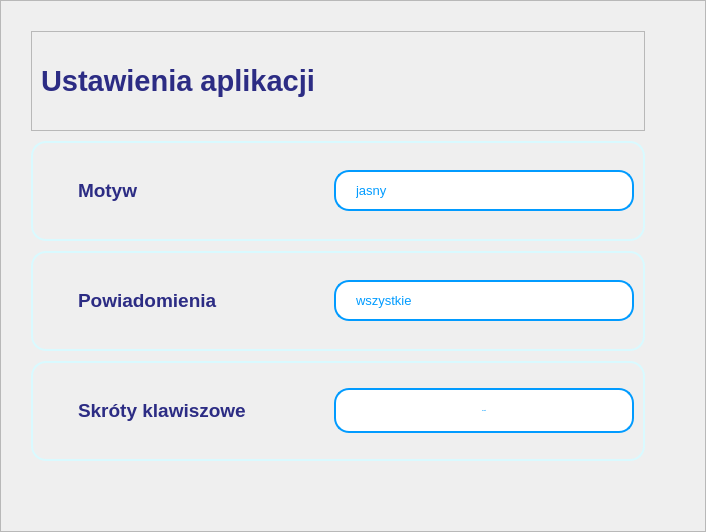
         <widget class="QWidget" name="str_ustawienia">
          <layout class="QVBoxLayout" name="verticalLayout_6">
           <property name="spacing">
            <number>0</number>
           </property>
           <property name="leftMargin">
            <number>0</number>
           </property>
           <property name="topMargin">
            <number>0</number>
           </property>
           <property name="rightMargin">
            <number>0</number>
           </property>
           <property name="bottomMargin">
            <number>0</number>
           </property>
           <item>
            <widget class="QFrame" name="str_ustawienia_srodek">
             <property name="minimumSize">
              <size>
               <width>700</width>
               <height>0</height>
              </size>
             </property>
             <property name="maximumSize">
              <size>
               <width>1600</width>
               <height>16777215</height>
              </size>
             </property>
             <property name="styleSheet">
              <string notr="true">#powiadomienia, #motyw, #skroty_klawiszowe {
	border-style:solid;
	border-radius:15px;
	border-width:2px;
	border-color: #D9FAFF;
}
#btn_skroty_klawiszowe {
	border-style:solid;
	border-width:2px;
	border-color:#019bff;
	color:#019bff;
}
QComboBox {
    background-color: white; /* Kolor tła */
    border-style: solid;
    border-width: 2px;
    border-color: #019bff;
    color: #019bff;
    padding: 10px 20px;
    border-radius: 15px; /* Zaokrąglenie krawędzi */
}
QComboBox:hover {
    background-color: #E6E6FF; /* Kolor tła po najechaniu myszką */
}
QComboBox:pressed {
    background-color: #CCCCFF; /* Kolor tła po kliknięciu */
}
QComboBox::drop-down {
    width: 20px; /* Szerokość obszaru na strzałkę */
    background-color: transparent; /* Przezroczysty kolor tła obszaru strzałki */
    border: none; /* Brak obramowania dla obszaru strzałki */
}
QComboBox::down-arrow {
    image: url(&quot;:/images/arrow_down.png&quot;); /* Użyj domyślnej ikony strzałki */
}
QComboBox QAbstractItemView {
    /* Styl dla menu rozwijanej listy */
    border: 2px solid #019bff; /* Grubość i kolor obramowania */
	border-radius:15px;
    background-color: white; /* Kolor tła */
    color: #019bff; /* Kolor tekstu */
    selection-background-color: #E6E6FF; /* Kolor tła po zaznaczeniu */
	selection-color: #019bff;
	padding:10px;
}
QComboBox QAbstractItemView::item {
	border-style:solid;
	border-color:black;
	border-width:2px;
    border-radius: 15px; /* Zaokrągla krawędzie elementów listy */
}
QFrame#srodek {
	background-color:white;
}
QFrame#lewo, QFrame#prawo {
	background-color: #E4FFFC;
}
QLabel {
	color: #2c2c84;
}
QLineEdit {
	border-style:solid;
	border-radius:15px;
	border-width:2px;
	padding-left:10px;
	padding-right:10px;
	border-color:#c7dcff;
	color: #2c2c84;
}
QLineEdit:focus {
	border-color: #019bff;
}
QPushButton {
	background-color: white; /* Kolor tła */
	border: none; /* Brak obramowania */
	color: white; /* Kolor czcionki */
	padding: 10px 20px; /* Wielkość przycisku */
	border-radius: 15px; /* Zaokrąglenie krawędzi */
}
QPushButton:hover {
	background-color: #E6E6FF; /* Kolor tła po najechaniu myszką */
}
QPushButton:pressed {
	background-color: #CCCCFF; /* Kolor tła po kliknięciu */
}
QPushButton#btn_usun_konto {
	background-color: #ff4d4d;
	color: white;
}
QPushButton:hover#btn_usun_konto {
	background-color: #cc3333;
}
QPushButton:pressed#btn_usun_konto {
	background-color: #993333;
}</string>
             </property>
             <property name="frameShape">
              <enum>QFrame::StyledPanel</enum>
             </property>
             <property name="frameShadow">
              <enum>QFrame::Raised</enum>
             </property>
             <layout class="QVBoxLayout" name="verticalLayout_11">
              <property name="spacing">
               <number>10</number>
              </property>
              <property name="leftMargin">
               <number>30</number>
              </property>
              <property name="topMargin">
               <number>30</number>
              </property>
              <property name="rightMargin">
               <number>60</number>
              </property>
              <property name="bottomMargin">
               <number>30</number>
              </property>
              <item>
               <widget class="QFrame" name="ustawienia_aplikacji">
                <property name="minimumSize">
                 <size>
                  <width>0</width>
                  <height>100</height>
                 </size>
                </property>
                <property name="maximumSize">
                 <size>
                  <width>16777215</width>
                  <height>100</height>
                 </size>
                </property>
                <property name="frameShape">
                 <enum>QFrame::StyledPanel</enum>
                </property>
                <property name="frameShadow">
                 <enum>QFrame::Raised</enum>
                </property>
                <widget class="QLabel" name="lb_ustawienia_aplikacji">
                 <property name="geometry">
                  <rect>
                   <x>10</x>
                   <y>0</y>
                   <width>776</width>
                   <height>100</height>
                  </rect>
                 </property>
                 <property name="minimumSize">
                  <size>
                   <width>0</width>
                   <height>100</height>
                  </size>
                 </property>
                 <property name="font">
                  <font>
                   <pointsize>22</pointsize>
                   <weight>75</weight>
                   <bold>true</bold>
                  </font>
                 </property>
                 <property name="text">
                  <string>Ustawienia aplikacji</string>
                 </property>
                </widget>
               </widget>
              </item>
              <item>
               <widget class="QFrame" name="motyw">
                <property name="minimumSize">
                 <size>
                  <width>0</width>
                  <height>100</height>
                 </size>
                </property>
                <property name="maximumSize">
                 <size>
                  <width>16777215</width>
                  <height>100</height>
                 </size>
                </property>
                <property name="frameShape">
                 <enum>QFrame::StyledPanel</enum>
                </property>
                <property name="frameShadow">
                 <enum>QFrame::Raised</enum>
                </property>
                <layout class="QHBoxLayout" name="horizontalLayout_10">
                 <item>
                  <widget class="QLabel" name="lb_ikona_motyw">
                   <property name="minimumSize">
                    <size>
                     <width>30</width>
                     <height>30</height>
                    </size>
                   </property>
                   <property name="maximumSize">
                    <size>
                     <width>30</width>
                     <height>30</height>
                    </size>
                   </property>
                   <property name="font">
                    <font>
                     <pointsize>8</pointsize>
                    </font>
                   </property>
                   <property name="text">
                    <string/>
                   </property>
                   <property name="pixmap">
                    <pixmap>../icons/icons_blue/sun.svg</pixmap>
                   </property>
                   <property name="scaledContents">
                    <bool>true</bool>
                   </property>
                  </widget>
                 </item>
                 <item>
                  <widget class="QLabel" name="lb_motyw">
                   <property name="minimumSize">
                    <size>
                     <width>0</width>
                     <height>45</height>
                    </size>
                   </property>
                   <property name="maximumSize">
                    <size>
                     <width>16777215</width>
                     <height>45</height>
                    </size>
                   </property>
                   <property name="font">
                    <font>
                     <pointsize>14</pointsize>
                     <weight>75</weight>
                     <bold>true</bold>
                    </font>
                   </property>
                   <property name="text">
                    <string>Motyw</string>
                   </property>
                  </widget>
                 </item>
                 <item>
                  <widget class="QComboBox" name="combo_motyw">
                   <property name="minimumSize">
                    <size>
                     <width>300</width>
                     <height>0</height>
                    </size>
                   </property>
                   <property name="maximumSize">
                    <size>
                     <width>300</width>
                     <height>16777215</height>
                    </size>
                   </property>
                   <property name="font">
                    <font>
                     <pointsize>10</pointsize>
                     <weight>50</weight>
                     <bold>false</bold>
                    </font>
                   </property>
                   <item>
                    <property name="text">
                     <string>jasny</string>
                    </property>
                   </item>
                   <item>
                    <property name="text">
                     <string>ciemny</string>
                    </property>
                   </item>
                   <item>
                    <property name="text">
                     <string>gradient</string>
                    </property>
                   </item>
                  </widget>
                 </item>
                </layout>
               </widget>
              </item>
              <item>
               <widget class="QFrame" name="powiadomienia">
                <property name="minimumSize">
                 <size>
                  <width>0</width>
                  <height>100</height>
                 </size>
                </property>
                <property name="maximumSize">
                 <size>
                  <width>16777215</width>
                  <height>100</height>
                 </size>
                </property>
                <property name="frameShape">
                 <enum>QFrame::StyledPanel</enum>
                </property>
                <property name="frameShadow">
                 <enum>QFrame::Raised</enum>
                </property>
                <layout class="QHBoxLayout" name="horizontalLayout_11">
                 <item>
                  <widget class="QLabel" name="lb_ikona_powiadomienia">
                   <property name="minimumSize">
                    <size>
                     <width>30</width>
                     <height>30</height>
                    </size>
                   </property>
                   <property name="maximumSize">
                    <size>
                     <width>30</width>
                     <height>30</height>
                    </size>
                   </property>
                   <property name="font">
                    <font>
                     <pointsize>8</pointsize>
                    </font>
                   </property>
                   <property name="text">
                    <string/>
                   </property>
                   <property name="pixmap">
                    <pixmap>../icons/icons_blue/bell.svg</pixmap>
                   </property>
                   <property name="scaledContents">
                    <bool>true</bool>
                   </property>
                  </widget>
                 </item>
                 <item>
                  <widget class="QLabel" name="lb_powiadomienia">
                   <property name="minimumSize">
                    <size>
                     <width>0</width>
                     <height>45</height>
                    </size>
                   </property>
                   <property name="maximumSize">
                    <size>
                     <width>16777215</width>
                     <height>45</height>
                    </size>
                   </property>
                   <property name="font">
                    <font>
                     <pointsize>14</pointsize>
                     <weight>75</weight>
                     <bold>true</bold>
                    </font>
                   </property>
                   <property name="text">
                    <string>Powiadomienia</string>
                   </property>
                  </widget>
                 </item>
                 <item>
                  <widget class="QComboBox" name="combo_motyw_2">
                   <property name="minimumSize">
                    <size>
                     <width>300</width>
                     <height>0</height>
                    </size>
                   </property>
                   <property name="maximumSize">
                    <size>
                     <width>300</width>
                     <height>16777215</height>
                    </size>
                   </property>
                   <property name="font">
                    <font>
                     <pointsize>10</pointsize>
                    </font>
                   </property>
                   <item>
                    <property name="text">
                     <string>wszystkie</string>
                    </property>
                   </item>
                   <item>
                    <property name="text">
                     <string>ważne zadania</string>
                    </property>
                   </item>
                   <item>
                    <property name="text">
                     <string>brak</string>
                    </property>
                   </item>
                  </widget>
                 </item>
                </layout>
               </widget>
              </item>
              <item>
               <widget class="QFrame" name="skroty_klawiszowe">
                <property name="minimumSize">
                 <size>
                  <width>0</width>
                  <height>100</height>
                 </size>
                </property>
                <property name="maximumSize">
                 <size>
                  <width>16777215</width>
                  <height>100</height>
                 </size>
                </property>
                <property name="frameShape">
                 <enum>QFrame::StyledPanel</enum>
                </property>
                <property name="frameShadow">
                 <enum>QFrame::Raised</enum>
                </property>
                <layout class="QHBoxLayout" name="horizontalLayout_12">
                 <item>
                  <widget class="QLabel" name="lb_ikona_klucz">
                   <property name="minimumSize">
                    <size>
                     <width>30</width>
                     <height>30</height>
                    </size>
                   </property>
                   <property name="maximumSize">
                    <size>
                     <width>30</width>
                     <height>30</height>
                    </size>
                   </property>
                   <property name="font">
                    <font>
                     <pointsize>8</pointsize>
                    </font>
                   </property>
                   <property name="text">
                    <string/>
                   </property>
                   <property name="pixmap">
                    <pixmap>../icons/icons_blue/key.svg</pixmap>
                   </property>
                   <property name="scaledContents">
                    <bool>true</bool>
                   </property>
                  </widget>
                 </item>
                 <item>
                  <widget class="QLabel" name="lb_skroty_klawiszowe">
                   <property name="minimumSize">
                    <size>
                     <width>250</width>
                     <height>45</height>
                    </size>
                   </property>
                   <property name="maximumSize">
                    <size>
                     <width>16777215</width>
                     <height>45</height>
                    </size>
                   </property>
                   <property name="font">
                    <font>
                     <pointsize>14</pointsize>
                     <weight>75</weight>
                     <bold>true</bold>
                    </font>
                   </property>
                   <property name="text">
                    <string>Skróty klawiszowe</string>
                   </property>
                  </widget>
                 </item>
                 <item>
                  <widget class="QPushButton" name="btn_skroty_klawiszowe">
                   <property name="minimumSize">
                    <size>
                     <width>300</width>
                     <height>45</height>
                    </size>
                   </property>
                   <property name="maximumSize">
                    <size>
                     <width>300</width>
                     <height>45</height>
                    </size>
                   </property>
                   <property name="font">
                    <font>
                     <pointsize>-1</pointsize>
                     <weight>99</weight>
                     <bold>true</bold>
                    </font>
                   </property>
                   <property name="text">
                    <string> Wyświetl</string>
                   </property>
                   <property name="icon">
                    <iconset>
                     <normaloff>../icons/icons_blue/info.svg</normaloff>../icons/icons_blue/info.svg</iconset>
                   </property>
                   <property name="iconSize">
                    <size>
                     <width>25</width>
                     <height>25</height>
                    </size>
                   </property>
                  </widget>
                 </item>
                </layout>
               </widget>
              </item>
              <item>
               <spacer name="verticalSpacer">
                <property name="orientation">
                 <enum>Qt::Vertical</enum>
                </property>
                <property name="sizeHint" stdset="0">
                 <size>
                  <width>20</width>
                  <height>40</height>
                 </size>
                </property>
               </spacer>
              </item>
             </layout>
            </widget>
           </item>
          </layout>
         </widget>
